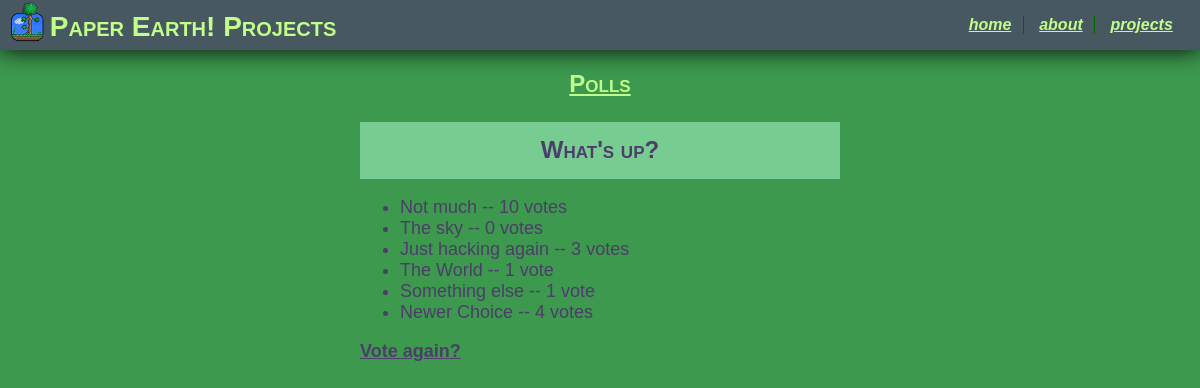
/polls/1/results/, run on an earlier commit of the app's database.
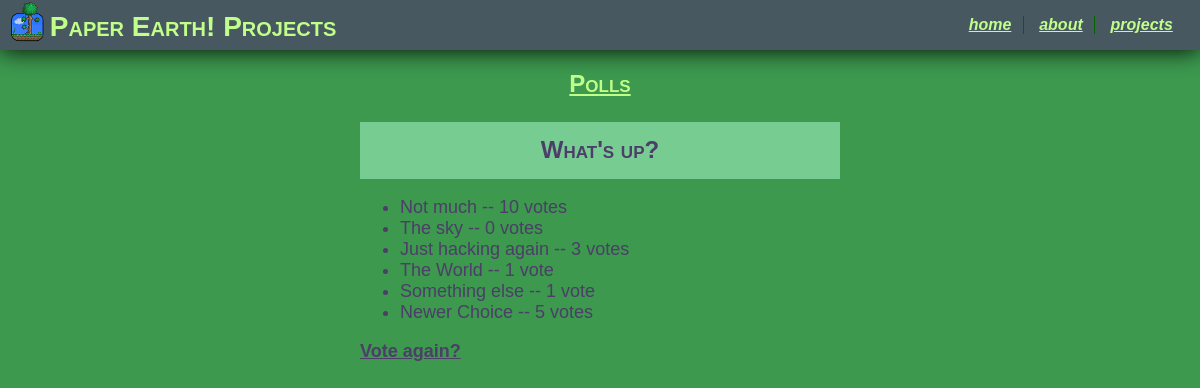
And on a later commit of the database.
### polls/models.py (models this page shows, shortened)
class Choice(models.Model):
    question = models.ForeignKey(Question, on_delete=models.CASCADE)
    choice_text = models.CharField(max_length=200, default="Option 1")
    votes = models.IntegerField(default=0)

### polls/views.py (the view)
# urls.py: url(r'^(?P<pk>[0-9]+)/results/$', views.ResultsView.as_view(), name='results'),
class ResultsView(generic.DetailView):
    model = Question
    template_name = 'polls/results.html'

### polls/templates/polls/results.html
{% extends 'base.html' %}
{% block content %}
<div id="PollsContent">
  <div id="PollsDetails">
    <h3>{{ question.question_text }}</h3>
    <ul>
      {% for choice in question.choice_set.all %}
          <li>{{ choice.choice_text }} -- {{ choice.votes }} vote{{ choice.votes|pluralize }}</li>
      {% endfor %}
    </ul>
    <a href="{% url 'polls:detail' question.id %}">Vote again?</a>
  </div>
</div>
{% endblock content %}

What changed in the data, as far as the page shows it:
changed Choice "Newer Choice": votes "4" → "5"
